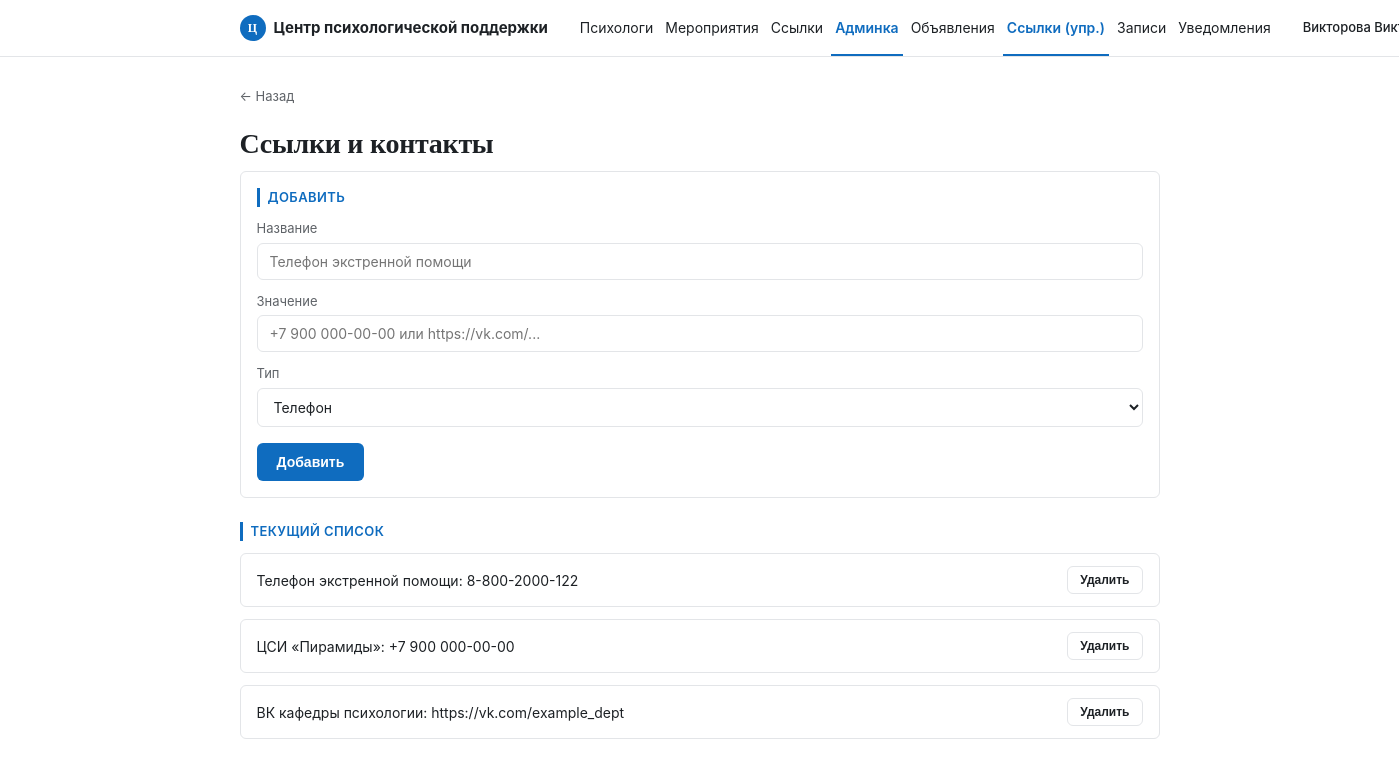
The page /admin/contacts (signed in) on the database its author committed.
### tables this page shows
CREATE TABLE contacts (
    id              INT UNSIGNED AUTO_INCREMENT PRIMARY KEY,
    title           VARCHAR(150) NOT NULL,
    value           VARCHAR(255) NOT NULL,
    type            ENUM('phone', 'link', 'text') NOT NULL DEFAULT 'text'
);

### src/Controllers/ContactController.php (called while the page is built, shortened)
<?php
class ContactController
{
    public function manage(): void
    {
        $contacts = Database::connection()
            ->query('SELECT id, title, value, type FROM contacts ORDER BY id')
            ->fetchAll();
        require __DIR__ . '/../../templates/admin/contacts_manage.php';
    }
}

### src/Core/Router.php (called while the page is built, shortened)
<?php
class Router
{
    private array $routes = [];
    public function get(string $path, array $handler): void
    {
        $this->routes['GET'][$path] = $handler;
    }
    public function post(string $path, array $handler): void
    {
        $this->routes['POST'][$path] = $handler;
    }
    public function dispatch(string $method, string $uri): void
    {
        $path = parse_url($uri, PHP_URL_PATH);
        $path = rtrim($path, '/') ?: '/';
        $handler = $this->routes[$method][$path] ?? null;
        [$controllerClass, $action] = $handler;
        $controller = new $controllerClass();
        $controller->$action();
    }
}

### public/index.php (called while the page is built, shortened)
<?php
spl_autoload_register(function (string $class) {
    $prefix = 'App\\';
    $relative = substr($class, strlen($prefix));
    $path = __DIR__ . '/../src/' . str_replace('\\', '/', $relative) . '.php';
});
$router = new Router();
$router->get('/', [HomeController::class, 'index']);
$router->get('/psychologist', [BookingController::class, 'show']);
$router->get('/api/psychologist/slots', [BookingController::class, 'slotsApi']);
$router->get('/book', [BookingController::class, 'bookForm']);
$router->post('/book', [BookingController::class, 'store']);
$router->get('/login', [AuthController::class, 'loginForm']);
$router->post('/login', [AuthController::class, 'login']);
$router->get('/logout', [AuthController::class, 'logout']);
$router->get('/cabinet', [ClientController::class, 'cabinet']);
$router->post('/cabinet/cancel', [ClientController::class, 'cancel']);
$router->post('/cabinet/reschedule', [ClientController::class, 'reschedule']);
$router->get('/dashboard', [PsychologistController::class, 'dashboard']);
$router->get('/dashboard/profile', [PsychologistController::class, 'profile']);
$router->post('/dashboard/profile', [PsychologistController::class, 'updateProfile']);
$router->get('/dashboard/schedule', [PsychologistController::class, 'schedule']);
$router->post('/dashboard/schedule', [PsychologistController::class, 'addSlot']);
$router->post('/dashboard/schedule/block', [PsychologistController::class, 'blockSlot']);
$router->get('/dashboard/clients', [PsychologistController::class, 'clients']);
$router->get('/dashboard/clients/show', [PsychologistController::class, 'clientDetail']);
$router->post('/dashboard/notes', [PsychologistController::class, 'addNote']);
$router->post('/dashboard/appointments/cancel', [PsychologistController::class, 'cancelAppointment']);
$router->post('/dashboard/message', [PsychologistController::class, 'messageClient']);
$router->get('/announcements', [AnnouncementController::class, 'index']);
$router->get('/dashboard/announcements', [AnnouncementController::class, 'manage']);
$router->post('/dashboard/announcements', [AnnouncementController::class, 'create']);
$router->post('/dashboard/announcements/delete', [AnnouncementController::class, 'delete']);
$router->get('/contacts', [ContactController::class, 'index']);
$router->get('/admin/contacts', [ContactController::class, 'manage']);
$router->post('/admin/contacts', [ContactController::class, 'create']);
$router->post('/admin/contacts/delete', [ContactController::class, 'delete']);
$router->get('/admin', [AdminController::class, 'index']);
$router->get('/admin/psychologists/new', [AdminController::class, 'newPsychologistForm']);
$router->post('/admin/psychologists', [AdminController::class, 'createPsychologist']);
$router->post('/admin/psychologists/delete', [AdminController::class, 'deletePsychologist']);
$router->get('/admin/schedule', [AdminController::class, 'schedule']);
$router->post('/admin/schedule', [AdminController::class, 'addSlot']);
$router->post('/admin/schedule/block', [AdminController::class, 'blockSlot']);
$router->get('/admin/appointments', [AdminController::class, 'appointments']);
$router->post('/admin/appointments/cancel', [AdminController::class, 'cancelAppointment']);
$router->get('/admin/appointments/move', [AdminController::class, 'moveAppointmentForm']);
$router->post('/admin/appointments/move', [AdminController::class, 'moveAppointment']);
$router->get('/admin/notifications', [AdminController::class, 'notifications']);
$router->dispatch($_SERVER['REQUEST_METHOD'], $_SERVER['REQUEST_URI']);

### src/Core/Database.php (called while the page is built, shortened)
<?php
class Database
{
    private static ?PDO $instance = null;
    public static function connection(): PDO
    {
        if (self::$instance === null) {
            $host = getenv('DB_HOST') ?: null;
            $port = getenv('DB_PORT') ?: null;
            $name = getenv('DB_NAME') ?: null;
            $user = getenv('DB_USER') ?: null;
            $password = getenv('DB_PASSWORD') ?: null;
            if (!$host) {
                $configFile = __DIR__ . '/../../config/config.php';
                if (file_exists($configFile)) {
                    $config = require $configFile;
                    $db = $config['db'];
                    $host = $db['host'] ?? '127.0.0.1';
                    $port = $db['port'] ?? '3306';
                    $name = $db['name'] ?? 'psycho_booking';
                    $user = $db['user'] ?? 'root';
                    $password = $db['password'] ?? '';
                } else {
                    $host = '127.0.0.1';
                    $port = '3306';
                    $name = 'psycho_booking';
                    $user = 'root';
                    $password = '';
                }
            }
            $dsn = sprintf(
                'mysql:host=%s;port=%s;dbname=%s;charset=utf8mb4',
                $host,
                $port,
                $name
            );
            try {
                self::$instance = new PDO($dsn, $user, $password, [
                    PDO::ATTR_ERRMODE => PDO::ERRMODE_EXCEPTION,
                    PDO::ATTR_DEFAULT_FETCH_MODE => PDO::FETCH_ASSOC,
                    PDO::ATTR_EMULATE_PREPARES => false,
                    PDO::MYSQL_ATTR_INIT_COMMAND => "SET NAMES utf8mb4 COLLATE utf8mb4_unicode_ci",
                ]);
            } catch (PDOException $e) {
                die('Ошибка подключения к БД: ' . $e->getMessage());
            }
        }
        self::$instance->exec("SET NAMES utf8mb4 COLLATE utf8mb4_unicode_ci");
self::$instance->exec("SET CHARACTER SET utf8mb4");
        return self::$instance;
    }
}

### config/config.php (called while the page is built)
<?php
return [
    'db' => [
        'host'     => '127.0.0.1',
        'port'     => '3306',
        'name'     => 'psycho_booking',
        'user'     => 'root',
        'password' => '',
    ],
];

### templates/admin/contacts_manage.php (the view, shortened to what this page needs)
<?php $pageTitle = 'Ссылки — управление'; require __DIR__ . '/../partials/header.php'; ?>
<a href="/admin" class="back-link">← Назад</a>
<h1>Ссылки и контакты</h1>
<div class="card">
    <p class="section-label">Добавить</p>
    <form method="post" action="/admin/contacts">
        <label for="title">Название</label>
        <input type="text" id="title" name="title" placeholder="Телефон экстренной помощи" required>
        <label for="value">Значение</label>
        <input type="text" id="value" name="value" placeholder="+7 900 000-00-00 или https://vk.com/..." required>
        <label for="type">Тип</label>
        <select id="type" name="type">
            <option value="phone">Телефон</option>
        </select>
        <button type="submit" class="btn">Добавить</button>
    </form>
</div>
<p class="section-label" style="margin-top:24px;">Текущий список</p>
<?php if (empty($contacts)): ?>
    <p class="empty-state">Пока ничего не добавлено.</p>
<?php else: ?>
    <?php foreach ($contacts as $c): ?>
        <div class="card" style="display:flex;justify-content:space-between;align-items:center;padding:12px 16px;">
            <span style="font-size:14px;"><?= htmlspecialchars($c['title']) ?>: <?= htmlspecialchars($c['value']) ?></span>
            <form method="post" action="/admin/contacts/delete" onsubmit="return confirm('Удалить?');">
                <button type="submit" class="btn btn-secondary" style="margin:0;padding:6px 12px;font-size:12px;">Удалить</button>
            </form>
        </div>
    <?php endforeach; ?>
<?php endif; ?>
<?php require __DIR__ . '/../partials/footer.php'; ?>

### public/assets/css/style.css (style rules this page uses)
:root { --blue: #0F6CBF; --blue-dark: #0B4F8F; --blue-light: #E8F1FA; --ink: #1D2125; --muted: #5F6368; --border: #E3E5E8; --bg: #FFFFFF; --panel: #F5F6F8; --white: #FFFFFF; --radius: 6px; --font-display: Georgia, "Times New Roman", serif; --font-sans: -apple-system, "Segoe UI", Roboto, Arial, sans-serif; --text: var(--ink); --text-secondary: var(--muted); }
* { box-sizing: border-box; }
body { margin: 0; font-family: var(--font-sans); background: var(--bg); color: var(--ink); font-size: 15px; line-height: 1.5; }
a { color: var(--blue); }
h1 { font-family: var(--font-display); font-size: 28px; font-weight: 700; margin: 0 0 6px; letter-spacing: -0.01em; }
.section-label { font-size: 13px; font-weight: 600; text-transform: uppercase; letter-spacing: 0.03em; color: var(--blue); border-left: 3px solid var(--blue); padding-left: 8px; margin: 0 0 12px; }
.card { background: var(--white); border: 1px solid var(--border); border-radius: var(--radius); padding: 16px; margin-bottom: 12px; }
label { display: block; font-size: 13px; color: var(--muted); margin: 12px 0 4px; }
input[type="text"], input[type="tel"], input[type="password"], input[type="date"], input[type="time"], select, textarea { width: 100%; padding: 9px 12px; border: 1px solid var(--border); border-radius: var(--radius); font-size: 14px; font-family: inherit; background: var(--white); color: var(--ink); }
.btn { display: inline-block; background: var(--blue); color: var(--white); border: none; border-radius: var(--radius); padding: 11px 20px; font-size: 14px; font-weight: 600; cursor: pointer; text-decoration: none; margin-top: 16px; }
.btn-secondary { background: var(--white); color: var(--ink); border: 1px solid var(--border); }
.back-link { display: inline-block; margin-bottom: 16px; color: var(--muted); text-decoration: none; font-size: 13px; }

### rows shown on the page
contacts: title "Телефон экстренной помощи", value "8-800-2000-122"
contacts: title "ЦСИ «Пирамиды»", value "+7 900 000-00-00"
contacts: title "ВК кафедры психологии", value "https://vk.com/example_dept"

### other values the page prints
$roleLabel "Админка"
